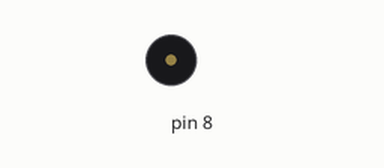
A sketch run on a simulated Arduino Uno, built with avr-gcc and run on an emulated ATmega328P. On the bench: buzzer (waves = sounding).

Above: at 1.4 s.
At 4.67 s:
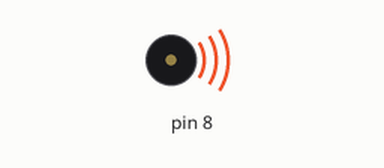
Timing chart, 0 to 5.2 s (numbered marks = the images above):
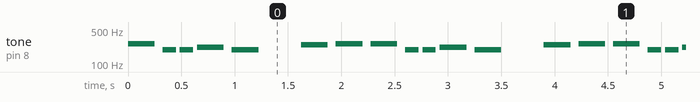

The sketch:

tp_n_8_trabajo_con_vectores_generaci_n_de_melod_a1.ino
```cpp
#define NOTE_C4  262
#define NOTE_G3  196
#define NOTE_A3  220
#define NOTE_B3  247
#define NOTE_C4  262

int melody[] = {
  NOTE_C4, NOTE_G3, NOTE_G3, NOTE_A3, NOTE_G3, 0, NOTE_B3, NOTE_C4
};


int noteDurations[] = {
  4, 8, 8, 4, 4, 4, 4, 4
};

void setup() {

}

void loop() {
  for (int thisNote = 0; thisNote < 8; thisNote=thisNote+1) {

    int noteDuration = 1000 / noteDurations[thisNote];
    tone(8, melody[thisNote], noteDuration);
    int pauseBetweenNotes = noteDuration * 1.30;
    delay(pauseBetweenNotes);
    noTone(8);

  }
}
```

Measured:
- by itself, tone on pin 8: repeats every 2.3 s: silent 0.08 s, 2 × (196 Hz 0.13 s, silent 0.04 s), 220 Hz 0.25 s, silent 0.08 s, 196 Hz 0.25 s, silent 0.40 s, 247 Hz 0.25 s, 2 × (silent 0.08 s, 262 Hz 0.25 s)
